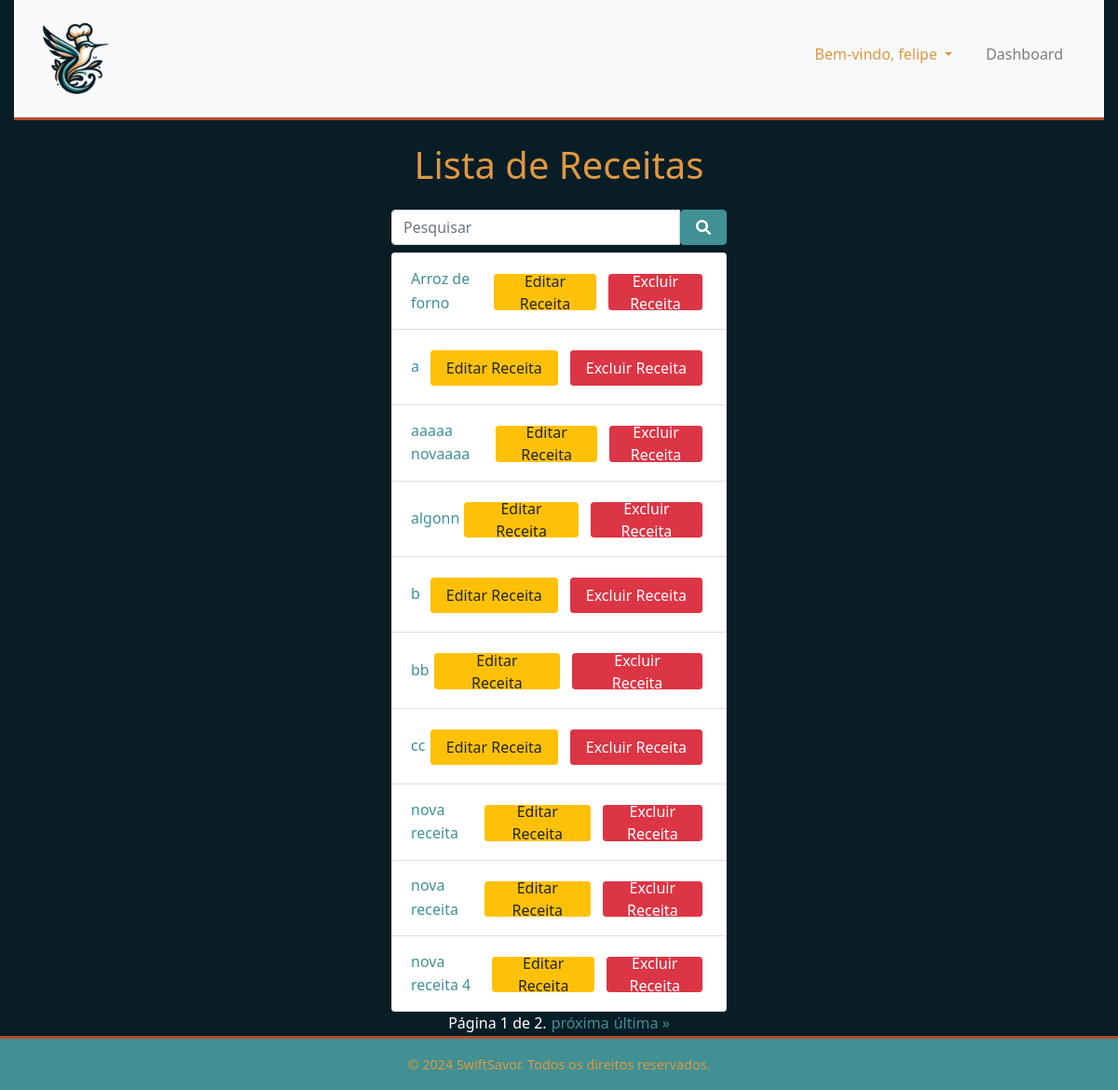
Page /recipes/ (signed in) on the committed database.
### recipes/models.py (models this page shows, shortened)
class Receita(models.Model):
    nome = models.CharField(max_length=200)
    ingredientes = models.ManyToManyField(Ingrediente)
    instruções = models.TextField()
    usuario = models.ForeignKey(User, on_delete=models.SET_NULL, null=True, blank=True)
    data_cadastro = models.DateField(auto_now_add=False, default=timezone.now)
    aprovada = models.BooleanField(default=False)

### recipes/views.py (the view)
# urls.py: path('', views.lista_receitas, name='lista_receitas'),
@login_required
def lista_receitas(request):
    form_pesquisa = PesquisaReceitaForm(request.GET)
    receitas = Receita.objects.filter(aprovada=True)
    if form_pesquisa.is_valid():
        termo_pesquisa = form_pesquisa.cleaned_data['pesquisa']
        receitas = receitas.filter(nome__icontains=termo_pesquisa)
    receitas = receitas.order_by('nome')
    if request.user.is_authenticated:
        receitas_favoritas_ids = list(
            ReceitaFavorita.objects.filter(usuario=request.user).values_list('receita__id', flat=True)
        )
    else:
        receitas_favoritas_ids = []
    paginator = Paginator(receitas, 10)
    page = request.GET.get('page')
    try:
        receitas = paginator.page(page)
    except PageNotAnInteger:
        receitas = paginator.page(1)
    except EmptyPage:
        receitas = paginator.page(paginator.num_pages)
    return render(request, 'recipes/lista_receitas.html', {'receitas': receitas, 'form_pesquisa': form_pesquisa, 'receitas_favoritas_ids': receitas_favoritas_ids})

### recipes/forms.py
class PesquisaReceitaForm(forms.Form):
    pesquisa = forms.CharField(max_length=100, required=False, label='Pesquisar')

### recipes/templates/recipes/lista_receitas.html (shortened to what this page needs)
{% extends 'main/base.html' %}
{% block content %}
<div class="container-fluid mt-4">
    <div class="row justify-content-center">
        <div class="col-lg-4">
            <h1 class="mb-4 text-center">Lista de Receitas</h1>
            <form method="get" action="{% url 'lista_receitas' %}" class="form-group-listar">
                <div class="input-group d-flex">
                    <input type="text" name="pesquisa" id="id_pesquisa" class="form-control" placeholder="Pesquisar" aria-label="Pesquisar" aria-describedby="botao-pesquisar">
                    <button type="submit" class="btn btn-primary btn-pesquisar" id="botao-pesquisar">
                        <i class="fas fa-search"></i>
                    </button>
                </div>
            </form>
            <ul class="list-group listagem-receitas">
                {% for receita in receitas %}
                    <li class="list-group-item">
                        <div class="recipe-info">
                            <a href="{% url 'detalhes_receita' receita.id %}">{{ receita.nome }}</a>
                        </div>
                        {% if user.is_authenticated and user.is_staff %}
                            <div class="admin-actions">
                                <a href="{% url 'editar_receita' receita.id %}" class="btn btn-warning btn-sm" aria-label="Editar Receita">Editar Receita</a>
                                <form method="post" action="{% url 'excluir_receita' receita.id %}" class="d-inline">
                                    <button type="submit" class="btn btn-danger btn-sm ml-2" aria-label="Excluir Receita">Excluir Receita</button>
                                </form>
                            </div>
                        {% endif %}
                    </li>
                {% endfor %}
            </ul>
                <div class="card pagination-card">
                    <div class="card-body">
                        <nav aria-label="Navegação de páginas" class="pagination justify-content-center">
                            <ul class="pagination-list">
                                <li class="page-item">
                                    <span class="current">Página {{ receitas.number }} de {{ receitas.paginator.num_pages }}.</span>
                                </li>
                                {% if receitas.has_next %}
                                    <li class="page-item">
                                        <a href="?page={{ receitas.next_page_number }}">próxima</a>
                                    </li>
                                    <li class="page-item">
                                        <a href="?page={{ receitas.paginator.num_pages }}">última &raquo;</a>
                                    </li>
                                {% endif %}
                            </ul>
                        </nav>
                    </div>
                </div>
        </div>
    </div>
</div>
{% endblock %}

### main/templates/main/base.html (shortened to what this page needs)
{% load static %}
<!DOCTYPE html>
<html lang="pt-BR">
<head>
    <link rel="stylesheet" href="https://stackpath.bootstrapcdn.com/bootstrap/4.3.1/css/bootstrap.min.css">
    <link rel="stylesheet" href="{% static 'main/css/styles.css' %}">
    <link rel="stylesheet" href="https://cdnjs.cloudflare.com/ajax/libs/font-awesome/5.15.3/css/all.min.css">
    <link rel="stylesheet" href="https://cdnjs.cloudflare.com/ajax/libs/font-awesome/6.0.0/css/all.min.css" />
</head>
<body>
    <div class="container-fluid">
        <nav class="navbar navbar-expand-lg navbar-light bg-light">
            <a href="{% url 'index' %}" class="navbar-brand">
                <img src="{% static 'main/logo.png' %}" alt="SwiftSavor Logo" height="100">
            </a>
            <div class="collapse navbar-collapse justify-content-end" id="navbarNav">
                <ul class="navbar-nav">
                    {% if user.is_authenticated %}
                        <li class="nav-item dropdown">
                            <a class="nav-link dropdown-toggle px3" href="#" id="navbarDropdownUsuario" role="button" data-toggle="dropdown" aria-haspopup="true" aria-expanded="false">
                                Bem-vindo, {{ user.username }}
                            </a>
                        </li>
                        {% if user.is_staff %}
                            <li class="nav-item">
                                <a class="nav-link px3" href="{% url 'admin_dashboard' %}">Dashboard</a>
                            </li>
                        {% endif %}
                    {% endif %}
                </ul>
            </div>
        </nav>
        {% block content %}{% endblock %}
    </div>
    <footer class="footer mt-auto py-3">
        <div class="container-fluid">
            <p class="mb-0 w-100 text-center">&copy; 2024 SwiftSavor. Todos os direitos reservados.</p>
        </div>
    </footer>
</body>
</html>

### main/static/main/css/styles.css (style rules this page uses)
* { margin: 0; padding: 0; box-sizing: border-box; }
body { background-color: #091d27; color: #ffffff; font-family: 'Segoe UI', Tahoma, Geneva, Verdana, sans-serif; font-size: 1rem; line-height: 1.6; min-height: 100vh; display: flex; flex-direction: column; }
a { color: #409094; text-decoration: none; }
.footer { background-color: #409094; color: #de9842; padding: 10px 0; text-align: center; border-top: 3px solid #b84c29; font-size: 0.9rem; }
.navbar { background-color: #409094; border-bottom: 3px solid #b84c29; min-height: 80px; width: 100%; display: flex; justify-content: space-between; align-items: center; }
.navbar .navbar-brand, .navbar .nav-link, .navbar .dropdown-item, .navbar .nav-item.dropdown > .nav-link { color: #de9842; transition: color 0.3s ease-in-out; }
.navbar-nav { align-items: center; display: flex; line-height: 20px; margin-top: auto; margin-bottom: auto; flex-wrap: wrap; }
.navbar-nav > .nav-item { margin-right: 20px; margin-bottom: 10px; }
h1, h2, h3, h4, h5, h6 { color: #de9842; line-height: 1.2; }
.btn { font-size: 1rem; padding: 0.5rem 1rem; height: 2.4rem; text-align: center; display: flex; justify-content: center; align-items: center; margin-bottom: 0.5rem; }
.btn.btn-danger { margin-right: 0.5rem; }
.listagem-receitas .admin-actions { margin-top: 10px; }
.btn-pesquisar, .btn-favoritos { background-color: #409094; border-color: #409094; }
.listagem-receitas .admin-actions .btn { margin-right: 5px; }
.listagem-receitas .list-group-item { position: relative; display: flex; justify-content: space-between; align-items: center; }
.listagem-receitas .list-group-item .recipe-info { flex-grow: 1; }
.listagem-receitas .list-group-item .admin-actions { display: flex; align-items: center; }
.listagem-receitas .list-group-item .admin-actions .btn { margin-left: 5px; }
.list-group-item { display: flex; justify-content: space-between; align-items: center; }
.pagination-card { max-width: 300px; margin: 0 auto; border: none; background-color: transparent; }
.pagination-card .card-body { padding: 0; }
.pagination-card .pagination-list { list-style: none; padding: 0; margin: 0; display: flex; justify-content: space-between; }
.pagination-card .pagination-list .page-item { margin-right: 5px; }
.pagination-card .pagination-list .page-item:last-child { margin-right: 0; flex-grow: 1; }

### rows in the picture
Receita: nome "Arroz de forno"
Receita: nome "a"
Receita: nome "aaaaa novaaaa"
Receita: nome "algonn"
Receita: nome "b"
Receita: nome "bb"
Receita: nome "cc"
Receita: nome "nova receita"
Receita: nome "nova receita"
Receita: nome "nova receita 4"

### other values in the picture
{{ user.username }} "felipe"
{{ receitas.number }} "1"
{{ receitas.paginator.num_pages }} "2"
